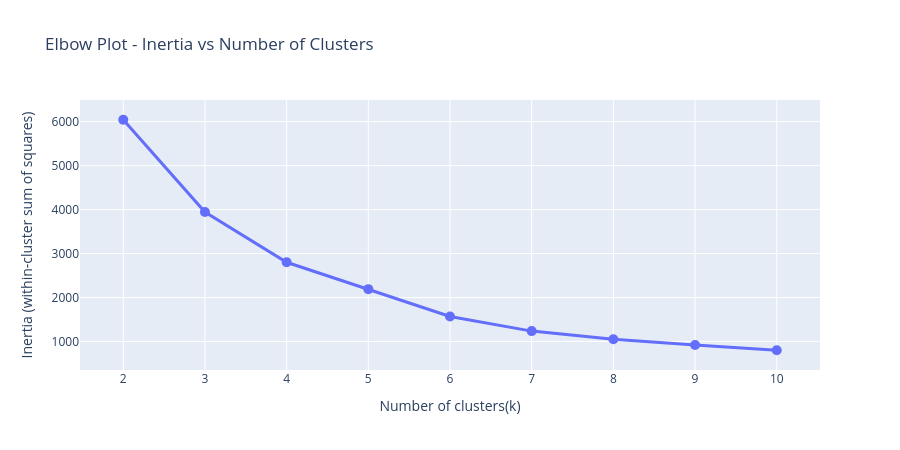

Notebook source saved alongside this figure:
### Code cell
k_range =range(2,11)
inertias = []

for k in k_range:
    km = KMeans(n_clusters=k, random_state=RANDOM_STATE, n_init=10)
    km.fit(X_scaled)
    inertias.append(km.inertia_)


fig = go.Figure()
fig.add_trace(go.Scatter( 
    x=list(k_range), y = inertias,
    mode = "lines+markers",
    marker= dict(size=10),
    line= dict(width=3),
    hovertemplate= "k= %{x},<br>Inertia = %{y:,.0f}<extra></extra>",
))
fig.update_layout(
    title= "Elbow Plot - Inertia vs Number of Clusters",
    xaxis_title= "Number of clusters(k)",
    yaxis_title= "Inertia (within-cluster sum of squares)",
    height= 450,
)
fig.show()

### Figure 1 — Plotly figure (JSON) as saved in the notebook; plotly's stock layout.template omitted (floating-point values rounded to 4 significant figures)
{"data": [{"hovertemplate": "k= %{x},<br>Inertia = %{y:,.0f}<extra></extra>", "line": {"width": 3}, "marker": {"size": 10}, "mode": "lines+markers", "type": "scatter", "x": [2, 3, 4, 5, 6, 7, 8, 9, 10], "y": [6043.0, 3946.0, 2802.0, 2190.0, 1569.0, 1236.0, 1050.0, 921.2, 800.4]}], "layout": {"height": 450, "title": {"text": "Elbow Plot - Inertia vs Number of Clusters"}, "xaxis": {"title": {"text": "Number of clusters(k)"}}, "yaxis": {"title": {"text": "Inertia (within-cluster sum of squares)"}}}}
